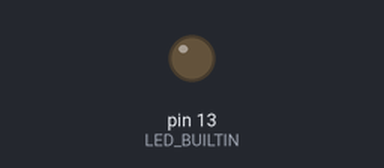
Bench run of a sketch on a simulated Arduino Uno, built with avr-gcc and run on an emulated ATmega328P. Shown: output pins drawn as LEDs (lit = HIGH). What the sketch prints to the serial monitor is not drawn.

Above: at 0.05 s.
Timing chart, 0 to 4.6 s (numbered marks = the images above):
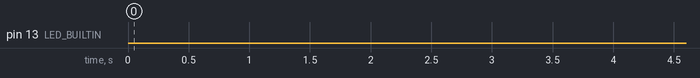

The sketch:

TimerTest.ino
```cpp
unsigned long RunTime;
unsigned long SunriseTime;
unsigned long LoopStartTime;
unsigned long LoopDuration;

void setup() {
  Serial.begin(9600);

  RunTime = millis();
  SunriseTime = 5000;

  // initialize digital pin LED_BUILTIN as an output.
  pinMode(LED_BUILTIN, OUTPUT);

}

void loop() {

  LoopStartTime = millis();

  if (RunTime > SunriseTime) {
    while(millis() < RunTime + 2000){
      digitalWrite(LED_BUILTIN, HIGH);   // turn the LED on (HIGH is the voltage level)
      //wait approx. [period] ms
    }
   }

  //Print
  Serial.print("RunTime: "); // prints time since program started
  Serial.println(RunTime);
  Serial.print("SunriseTime: ");
  Serial.println(SunriseTime);
  Serial.print("LoopDuration: ");
  Serial.println(LoopDuration);

  RunTime = millis();

  while(millis() < RunTime + 1000){
        digitalWrite(LED_BUILTIN, LOW);   // turn the LED off (LOW is the voltage level)
        //wait approx. [period] ms

  LoopDuration = millis() - LoopStartTime;

  }
}
```

Measured:
- by itself, pin 13 (LED_BUILTIN): LOW → HIGH at 7.0 s, → LOW 1.0 s later, → HIGH 1.0 s later, → LOW 1.0 s later, … (123 changes in this stretch)
